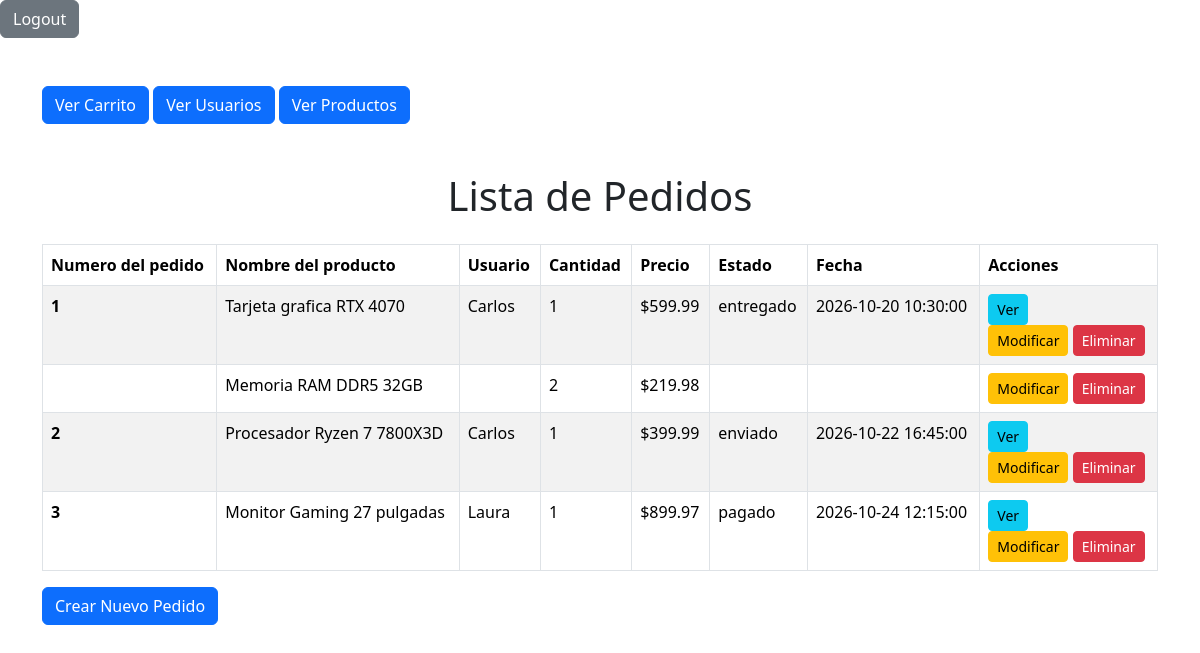
The page /?entity=pedido&action=index on the database its author committed.
### tables this page shows
CREATE TABLE detalles_pedido (
    id_detalle INT UNSIGNED AUTO_INCREMENT PRIMARY KEY,
    id_pedido INT UNSIGNED NOT NULL,
    id_producto INT UNSIGNED NOT NULL,
    cantidad INT UNSIGNED NOT NULL,
    precio_compra DECIMAL(10, 2) NOT NULL,

    CONSTRAINT fk_detalles_pedidos
        FOREIGN KEY (id_pedido)
        REFERENCES pedidos(id_pedido)
        ON UPDATE CASCADE
        ON DELETE CASCADE,

    CONSTRAINT fk_detalles_productos
        FOREIGN KEY (id_producto)
        REFERENCES productos(id_producto)
        ON UPDATE CASCADE
        ON DELETE CASCADE,

    CONSTRAINT chk_detalle_cantidad
        CHECK (cantidad > 0),

    CONSTRAINT chk_detalle_precio
        CHECK (precio_compra >= 0),

    CONSTRAINT uq_pedido_producto
        UNIQUE (id_pedido, id_producto)
);

CREATE TABLE productos (
    id_producto INT UNSIGNED AUTO_INCREMENT PRIMARY KEY,
    nombre VARCHAR(120) NOT NULL,
    categoria VARCHAR(60) NOT NULL,
    marca VARCHAR(60) NOT NULL,
    modelo VARCHAR(100),
    precio DECIMAL(10, 2) NOT NULL,
    stock INT UNSIGNED NOT NULL DEFAULT 0,

    CONSTRAINT chk_producto_precio
        CHECK (precio >= 0)
);

CREATE TABLE usuarios (
    id_usuario INT UNSIGNED AUTO_INCREMENT PRIMARY KEY,
    nombre VARCHAR(80) NOT NULL,
    rol TINYINT NOT NULL COMMENT '0: Usuario, 1: Administrador, etc.',  
    contrasenia VARCHAR(80) NOT NULL,
    apellidos VARCHAR(120) NOT NULL,
    email VARCHAR(150) NOT NULL UNIQUE,
    telefono VARCHAR(20),
    fecha_registro DATETIME NOT NULL DEFAULT CURRENT_TIMESTAMP
);

CREATE TABLE pedidos (
    id_pedido INT UNSIGNED AUTO_INCREMENT PRIMARY KEY,
    id_usuario INT UNSIGNED NOT NULL,
    fecha_pedido DATETIME NOT NULL DEFAULT CURRENT_TIMESTAMP,
    estado ENUM(
        'pendiente',
        'pagado',
        'enviado',
        'entregado',
        'cancelado'
    ) NOT NULL DEFAULT 'pendiente',

    CONSTRAINT fk_pedidos_usuarios
        FOREIGN KEY (id_usuario)
        REFERENCES usuarios(id_usuario)
        ON UPDATE CASCADE
        ON DELETE CASCADE
);

### controller/CPedido.php (called while the page is built, shortened)
<?php
require_once __DIR__ . "/../model/MPedidos.php";
class CPedido
{
    private MPedidos $model;
    public function __construct()
    {
        $this->model = new MPedidos();
    }
    public function index()
    {
        $pedido = $this->model->getAll();
        require_once __DIR__ . "\../view/pedidos/VPedidoIndex.php";
    }
}

### index.php (called while the page is built)
<?php
require_once __DIR__ . '/controller/CDestino.php';
CDestino::enrutar();

### db/Conectar.php (called while the page is built)
<?php
class ConexionBD{
    public static function conectar(){
        $conexion = new mysqli("localhost","root","","tienda_informatica");
        $conexion -> query("SET NAMES 'UTF8' ");
        return $conexion;
    }
}

### model/MPedidos.php (called while the page is built, shortened)
<?php
class MPedidos
{
    private $db;
    private $data;
    public function __construct()
    {
        $this->db = ConexionBD::conectar();
        $this->data = array();
    }
    public function getAll()
    {
        $consulta = $this->db->query("SELECT
         detalles_pedido.id_detalle,
        detalles_pedido.id_pedido AS numero_pedido,
        productos.nombre AS producto_nombre,
        usuarios.nombre AS usuario_nombre, detalles_pedido.cantidad,
        detalles_pedido.precio_compra AS precio ,
        pedidos.estado, pedidos.fecha_pedido
        FROM detalles_pedido INNER JOIN productos
        ON detalles_pedido.id_producto = productos.id_producto
        INNER JOIN pedidos  ON detalles_pedido.id_pedido = pedidos.id_pedido
        INNER JOIN usuarios  ON pedidos.id_usuario = usuarios.id_usuario
        ORDER BY detalles_pedido.id_pedido;
    ");
        while ($filas = $consulta->fetch_assoc()) {
            $this->data[] = $filas;
        }
        return $this->data;
    }
}

### view/pedidos/VPedidoIndex.php (the view, shortened to what this page needs)
<!DOCTYPE html>
<html lang="es">
<head>
    <link href="https://cdn.jsdelivr.net/npm/bootstrap@5.3.1/dist/css/bootstrap.min.css" rel="stylesheet">
</head>
<body>
    <a href="?entity=login&action=index" class="btn btn-secondary">Logout</a>
    <div class="container mt-5">
        <a href="?entity=carrito&action=index" class="btn btn-primary">Ver Carrito</a>
        <a href="?entity=usuario&action=index" class="btn btn-primary">Ver Usuarios</a>
        <a href="?entity=producto&action=index" class="btn btn-primary">Ver Productos</a>
    </div>
    <div class="container mt-5">
        <h1 class="text-center mb-4">Lista de Pedidos</h1>
        <table class="table table-striped table-bordered">
            <thead class="bg-dark text-white">
                <tr>
                    <th scope="col">Numero del pedido</th>
                    <th scope="col">Nombre del producto</th>
                    <th scope="col">Usuario</th>
                    <th scope="col">Cantidad</th>
                    <th scope="col">Precio</th>
                    <th scope="col">Estado</th>
                    <th scope="col">Fecha</th>
                    <th scope="col">Acciones</th>
                </tr>
            </thead>
            <tbody>
                <?php
                $ultimo_pedido = null;
                foreach ($pedido as $dato) {
                    echo "<tr>";
                    if ($dato['numero_pedido'] == $ultimo_pedido) {
                        echo "<td></td>";
                        echo "<td>" . $dato['producto_nombre'] . "</td>";
                        echo "<td></td>";
                        echo "<td>" . $dato['cantidad'] . "</td>";
                        echo "<td>$" . $dato['precio'] . "</td>";
                        echo "<td></td>";
                        echo "<td></td>";
                        echo "<td>
                        <a href='index.php?entity=pedido&action=edit&id=" . $dato['id_detalle'] . "'
                        class='btn btn-warning btn-sm'>Modificar</a>
                        <a href='index.php?entity=pedido&action=destroy&id=" . $dato['id_detalle'] . "'
                        class='btn btn-danger btn-sm'>Eliminar</a>
                        </td>";
                    } else {
                        echo "<td><strong>" . $dato['numero_pedido'] . "</strong></td>";
                        echo "<td>" . $dato['producto_nombre'] . "</td>";
                        echo "<td>" . $dato['usuario_nombre'] . "</td>";
                        echo "<td>" . $dato['cantidad'] . "</td>";
                        echo "<td>$" . $dato['precio'] . "</td>";
                        echo "<td>" . $dato['estado'] . "</td>";
                        echo "<td>" . $dato['fecha_pedido'] . "</td>";
                        echo "<td>
                       <a href='index.php?entity=pedido&action=show&id=" . $dato['numero_pedido'] . "' class='btn btn-info btn-sm'>Ver</a>
                       <br>
                        <a href='index.php?entity=pedido&action=edit&id=" . $dato['id_detalle'] . "'
                        class='btn btn-warning btn-sm'>Modificar</a>
                        <a href='index.php?entity=pedido&action=destroy&id=" . $dato['id_detalle'] . "'
                        class='btn btn-danger btn-sm'>Eliminar</a>
                      </td>";
                    }
                    echo "</tr>";
                    $ultimo_pedido = $dato['numero_pedido'];
                }
                ?>
            </tbody>
        </table>
        <a href="?entity=pedido&action=create" class="btn btn-primary">Crear Nuevo Pedido</a>
    </div>
</body>
</html>

### controller/CDestino.php (shortened to what this page needs)
<?php
require_once __DIR__ . '/../db/Conectar.php';
require_once __DIR__ . '/CPedido.php';
class CDestino
{
    public static function enrutar()
    {
        $entity = isset($_GET['entity']) ? $_GET['entity'] : 'producto';
        $action = isset($_GET['action']) ? $_GET['action'] : 'index';
        switch ($entity) {
            case 'pedido':
                $controller = new CPedido();
                break;
        }
        switch ($action) {
            case 'index':
                $controller->index();
                break;
        }
    }
}

### rows shown on the page
detalles_pedido: id_pedido "1", id_producto.nombre "Tarjeta grafica RTX 4070", usuarios.nombre "Carlos", cantidad "1", precio_compra "599.99", id_pedido.estado "entregado", id_pedido.fecha_pedido "2026-10-20 10:30:00"
detalles_pedido: id_producto.nombre "Memoria RAM DDR5 32GB", cantidad "2", precio_compra "219.98"
detalles_pedido: id_pedido "2", id_producto.nombre "Procesador Ryzen 7 7800X3D", usuarios.nombre "Carlos", cantidad "1", precio_compra "399.99", id_pedido.estado "enviado", id_pedido.fecha_pedido "2026-10-22 16:45:00"
detalles_pedido: id_pedido "3", id_producto.nombre "Monitor Gaming 27 pulgadas", usuarios.nombre "Laura", cantidad "1", precio_compra "899.97", id_pedido.estado "pagado", id_pedido.fecha_pedido "2026-10-24 12:15:00"
